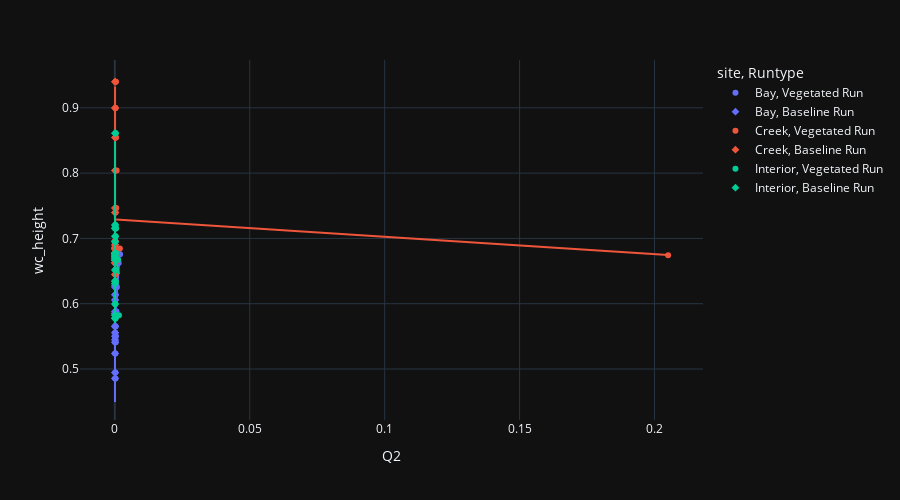

Here is the notebook cell this chart was saved with:
### Markdown cell above
## EDA and Scatterplots

### Code cell
fig = px.scatter(dff, x='Q2', y='wc_height', color='site', symbol='Runtype', trendline='ols', template='plotly_dark')
fig.update_layout(
    height=500,
    autosize=True,)
fig.show()
